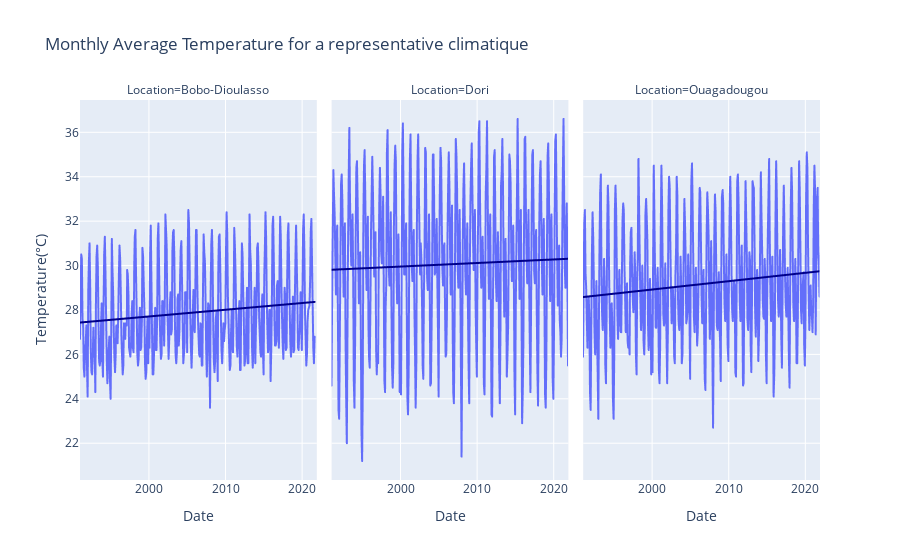

Here is the notebook cell this chart was saved with:
### Code cell
import plotly.express as px

#px.line(Temp_data_na, x="Date", y="Temperature",  facet_col="Location", trendline="ols")

fig = px.scatter(Temp_data_na, x="Date", y="Temperature(°C)",              
                facet_col="Location",  
                #template = 'plotly_dark',
                trendline = 'ols',
                trendline_color_override='darkblue',
                #trendline_scope="overall",
                title = "Monthly Average Temperature for a representative climatique",
                
                )
fig.update_traces(mode='lines')#, line_color='blue'

# fig['data'][0]['line']['color']="red"
# fig['data'][1]['line']['color']="green"
# fig['data'][2]['line']['color']="green"
fig.show()

### Figure 1 — Plotly figure (JSON) as saved in the notebook; plotly's stock layout.template omitted (floating-point values rounded to 4 significant figures; data arrays with more than 128 entries replaced by an {"elided": "..."} marker saying what was removed)
{"data": [{"hovertemplate": "Location=Bobo-Dioulasso<br>Date=%{x}<br>Temperature(°C)=%{y}<extra></extra>", "legendgroup": "", "marker": {"color": "#636efa", "symbol": "circle"}, "mode": "lines", "name": "", "showlegend": false, "type": "scattergl", "x": {"elided": "367 str values"}, "xaxis": "x", "y": {"elided": "367 float values"}, "yaxis": "y"}, {"hovertemplate": "<b>OLS trendline</b><br>Temperature(°C) = 9.59259e-10 * Date + 26.7991<br>R<sup>2</sup>=0.016899<br><br>Location=Bobo-Dioulasso<br>Date=%{x}<br>Temperature(°C)=%{y} <b>(trend)</b><extra></extra>", "legendgroup": "", "line": {"color": "darkblue"}, "marker": {"color": "#636efa", "symbol": "circle"}, "mode": "lines", "name": "", "showlegend": false, "type": "scattergl", "x": {"elided": "367 str values"}, "xaxis": "x", "y": {"elided": "367 float values"}, "yaxis": "y"}, {"hovertemplate": "Location=Dori<br>Date=%{x}<br>Temperature(°C)=%{y}<extra></extra>", "legendgroup": "", "marker": {"color": "#636efa", "symbol": "circle"}, "mode": "lines", "name": "", "showlegend": false, "type": "scattergl", "x": {"elided": "372 str values"}, "xaxis": "x2", "y": {"elided": "372 float values"}, "yaxis": "y2"}, {"hovertemplate": "<b>OLS trendline</b><br>Temperature(°C) = 5.067e-10 * Date + 29.4754<br>R<sup>2</sup>=0.001703<br><br>Location=Dori<br>Date=%{x}<br>Temperature(°C)=%{y} <b>(trend)</b><extra></extra>", "legendgroup": "", "line": {"color": "darkblue"}, "marker": {"color": "#636efa", "symbol": "circle"}, "mode": "lines", "name": "", "showlegend": false, "type": "scattergl", "x": {"elided": "372 str values"}, "xaxis": "x2", "y": {"elided": "372 float values"}, "yaxis": "y2"}, {"hovertemplate": "Location=Ouagadougou<br>Date=%{x}<br>Temperature(°C)=%{y}<extra></extra>", "legendgroup": "", "marker": {"color": "#636efa", "symbol": "circle"}, "mode": "lines", "name": "", "showlegend": false, "type": "scattergl", "x": {"elided": "372 str values"}, "xaxis": "x3", "y": {"elided": "372 float values"}, "yaxis": "y3"}, {"hovertemplate": "<b>OLS trendline</b><br>Temperature(°C) = 1.19078e-09 * Date + 27.7921<br>R<sup>2</sup>=0.015722<br><br>Location=Ouagadougou<br>Date=%{x}<br>Temperature(°C)=%{y} <b>(trend)</b><extra></extra>", "legendgroup": "", "line": {"color": "darkblue"}, "marker": {"color": "#636efa", "symbol": "circle"}, "mode": "lines", "name": "", "showlegend": false, "type": "scattergl", "x": {"elided": "372 str values"}, "xaxis": "x3", "y": {"elided": "372 float values"}, "yaxis": "y3"}], "layout": {"annotations": [{"font": {}, "showarrow": false, "text": "Location=Bobo-Dioulasso", "x": 0.16, "xanchor": "center", "xref": "paper", "y": 1, "yanchor": "bottom", "yref": "paper"}, {"font": {}, "showarrow": false, "text": "Location=Dori", "x": 0.5, "xanchor": "center", "xref": "paper", "y": 1, "yanchor": "bottom", "yref": "paper"}, {"font": {}, "showarrow": false, "text": "Location=Ouagadougou", "x": 0.84, "xanchor": "center", "xref": "paper", "y": 1, "yanchor": "bottom", "yref": "paper"}], "legend": {"tracegroupgap": 0}, "title": {"text": "Monthly Average Temperature for a representative climatique"}, "xaxis": {"anchor": "y", "domain": [0, 0.32], "title": {"text": "Date"}}, "xaxis2": {"anchor": "y2", "domain": [0.34, 0.66], "matches": "x", "title": {"text": "Date"}}, "xaxis3": {"anchor": "y3", "domain": [0.68, 1.0], "matches": "x", "title": {"text": "Date"}}, "yaxis": {"anchor": "x", "domain": [0, 1], "title": {"text": "Temperature(°C)"}}, "yaxis2": {"anchor": "x2", "domain": [0, 1], "matches": "y", "showticklabels": false}, "yaxis3": {"anchor": "x3", "domain": [0, 1], "matches": "y", "showticklabels": false}}}
